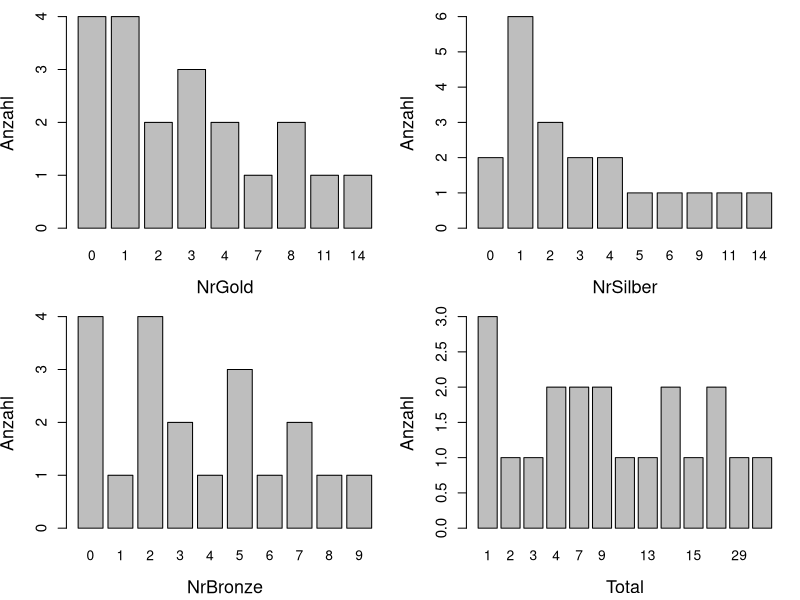
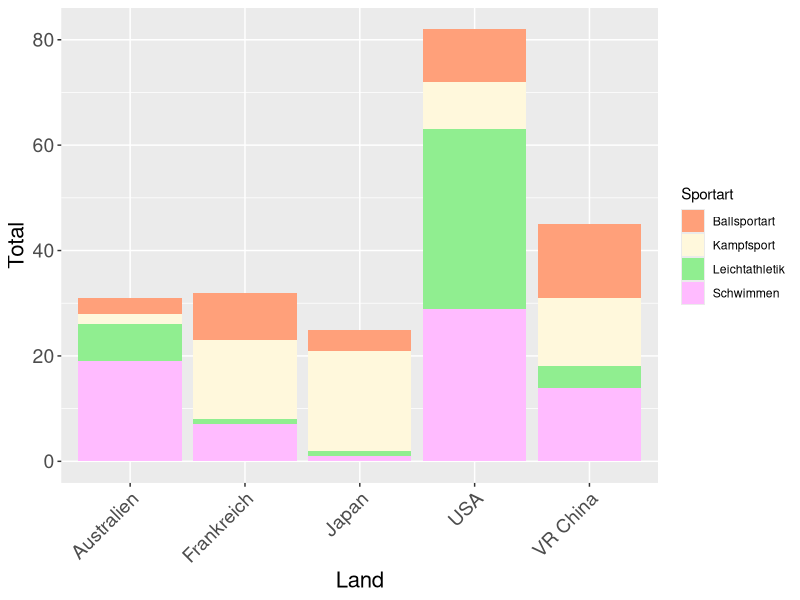

Here is the R script that generated these plots, in order:
library(readxl)
library(ggplot2)

ds <- read_xlsx("Medaillen.xlsx")
head(ds)
str(ds)

summary(ds)
#keine NA-Werte

attach(ds)
#Deskriptive Analyse
par(mar = c(4.2, 4, 1, 1), mfrow = c(2, 2))
barplot(table(NrGold), main = "", ylab = "Anzahl", xlab = "NrGold", 
        cex.axis = 1.1, cex.lab = 1.3) 
barplot(table(NrSilber), main = "", ylab = "Anzahl", xlab = "NrSilber",
        cex.axis = 1.1, cex.lab = 1.3)
barplot(table(NrBronze), main = "", ylab = "Anzahl", xlab = "NrBronze",
        cex.axis = 1.1, cex.lab = 1.3)
barplot(table(Total), main = "", ylab = "Anzahl", xlab = "Total",
        cex.axis = 1.1, cex.lab = 1.3)


#1
#Abhängigkeit zwischen dem Land und der Sportart bezüglich der Gesamtanzahl an Medaillen
ggplot(ds, aes(x = Land, y = Total, fill = Sportart)) +
  geom_bar(stat = "identity") + 
  scale_fill_manual(values = c("lightsalmon", "cornsilk", "lightgreen", "plum1")) + 
  theme(axis.text.x = element_text(angle = 45, hjust = 1, size = 14),  
        axis.text.y = element_text(size = 14),                        
        axis.title = element_text(size = 16))                         


# Chi-Quadrat-Test
# Um zu prüfen, ob es eine statistisch signifikante Abhängigkeit 
# zwischen Land und Total gibt
kontingenztafel1 <- xtabs(Total ~ Land + Sportart, data = ds)
chisq.test(kontingenztafel1)
#p-value = 4.189e-14 < 0.05 deutet auf signifikante Abhänigkeit hin

# ANOVA-Modell, um die Effekte von Land und Sportart auf die Medaillenanzahl zu untersuchen
anova_modell <- aov(Total ~ Land + Sportart)
summary(anova_modell)
                  

